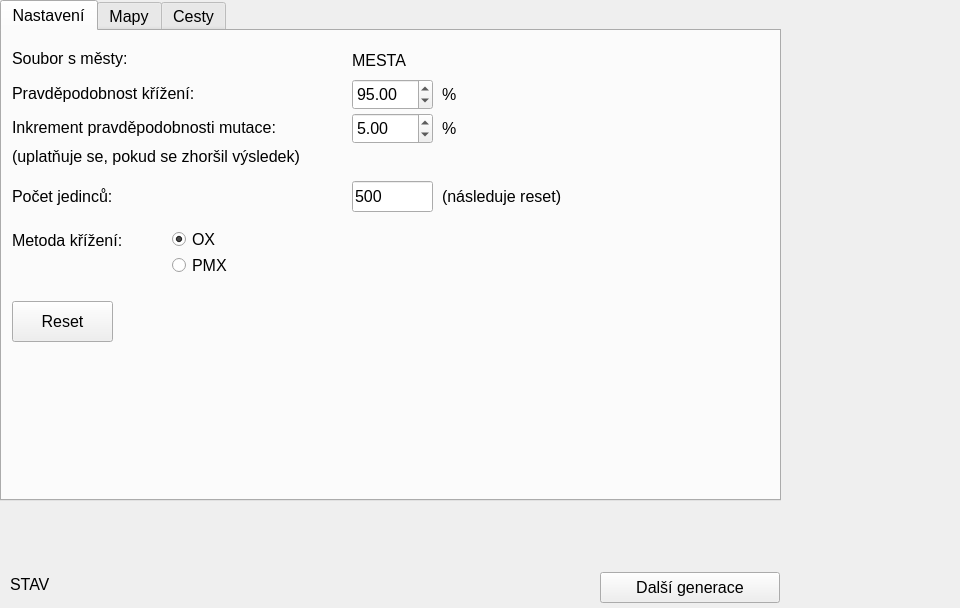
<?xml version="1.0" encoding="UTF-8"?>
<ui version="4.0">
 <class>MainWindow</class>
 <widget class="QMainWindow" name="MainWindow">
  <property name="geometry">
   <rect>
    <x>0</x>
    <y>0</y>
    <width>960</width>
    <height>608</height>
   </rect>
  </property>
  <property name="font">
   <font>
    <pointsize>12</pointsize>
   </font>
  </property>
  <property name="windowTitle">
   <string>Obchodní cestující</string>
  </property>
  <widget class="QWidget" name="centralwidget">
   <widget class="QTabWidget" name="tabWidget">
    <property name="geometry">
     <rect>
      <x>0</x>
      <y>0</y>
      <width>781</width>
      <height>501</height>
     </rect>
    </property>
    <property name="currentIndex">
     <number>0</number>
    </property>
    <widget class="QWidget" name="tabNastaveni">
     <attribute name="title">
      <string>Nastavení</string>
     </attribute>
     <widget class="QLabel" name="label">
      <property name="geometry">
       <rect>
        <x>10</x>
        <y>12</y>
        <width>231</width>
        <height>31</height>
       </rect>
      </property>
      <property name="text">
       <string>Soubor s městy:</string>
      </property>
     </widget>
     <widget class="QLabel" name="txtCsvFileName">
      <property name="geometry">
       <rect>
        <x>350</x>
        <y>14</y>
        <width>57</width>
        <height>31</height>
       </rect>
      </property>
      <property name="text">
       <string>MESTA</string>
      </property>
     </widget>
     <widget class="QLabel" name="label_2">
      <property name="geometry">
       <rect>
        <x>10</x>
        <y>47</y>
        <width>231</width>
        <height>31</height>
       </rect>
      </property>
      <property name="text">
       <string>Pravděpodobnost křížení:</string>
      </property>
     </widget>
     <widget class="QLabel" name="label_3">
      <property name="geometry">
       <rect>
        <x>10</x>
        <y>81</y>
        <width>331</width>
        <height>31</height>
       </rect>
      </property>
      <property name="text">
       <string>Inkrement pravděpodobnosti mutace:</string>
      </property>
     </widget>
     <widget class="QLabel" name="label_4">
      <property name="geometry">
       <rect>
        <x>440</x>
        <y>55</y>
        <width>21</width>
        <height>16</height>
       </rect>
      </property>
      <property name="text">
       <string>%</string>
      </property>
     </widget>
     <widget class="QLabel" name="label_5">
      <property name="geometry">
       <rect>
        <x>440</x>
        <y>89</y>
        <width>21</width>
        <height>16</height>
       </rect>
      </property>
      <property name="text">
       <string>%</string>
      </property>
     </widget>
     <widget class="QLineEdit" name="lineEdit_3">
      <property name="geometry">
       <rect>
        <x>350</x>
        <y>150</y>
        <width>81</width>
        <height>31</height>
       </rect>
      </property>
      <property name="text">
       <string>500</string>
      </property>
     </widget>
     <widget class="QLabel" name="label_6">
      <property name="geometry">
       <rect>
        <x>10</x>
        <y>150</y>
        <width>231</width>
        <height>31</height>
       </rect>
      </property>
      <property name="text">
       <string>Počet jedinců:</string>
      </property>
     </widget>
     <widget class="QDoubleSpinBox" name="doubleSpinBox">
      <property name="geometry">
       <rect>
        <x>350</x>
        <y>82</y>
        <width>81</width>
        <height>31</height>
       </rect>
      </property>
      <property name="maximum">
       <double>100.000000000000000</double>
      </property>
      <property name="value">
       <double>5.000000000000000</double>
      </property>
     </widget>
     <widget class="QDoubleSpinBox" name="doubleSpinBox_2">
      <property name="geometry">
       <rect>
        <x>350</x>
        <y>48</y>
        <width>81</width>
        <height>31</height>
       </rect>
      </property>
      <property name="maximum">
       <double>100.000000000000000</double>
      </property>
      <property name="value">
       <double>95.000000000000000</double>
      </property>
     </widget>
     <widget class="QLabel" name="label_7">
      <property name="geometry">
       <rect>
        <x>10</x>
        <y>194</y>
        <width>231</width>
        <height>31</height>
       </rect>
      </property>
      <property name="text">
       <string>Metoda křížení:</string>
      </property>
     </widget>
     <widget class="QRadioButton" name="radioButton">
      <property name="geometry">
       <rect>
        <x>170</x>
        <y>198</y>
        <width>99</width>
        <height>21</height>
       </rect>
      </property>
      <property name="text">
       <string>OX</string>
      </property>
      <property name="checked">
       <bool>true</bool>
      </property>
     </widget>
     <widget class="QRadioButton" name="radioButton_2">
      <property name="geometry">
       <rect>
        <x>170</x>
        <y>224</y>
        <width>99</width>
        <height>21</height>
       </rect>
      </property>
      <property name="text">
       <string>PMX</string>
      </property>
     </widget>
     <widget class="QLabel" name="label_8">
      <property name="geometry">
       <rect>
        <x>440</x>
        <y>150</y>
        <width>161</width>
        <height>31</height>
       </rect>
      </property>
      <property name="text">
       <string>(následuje reset)</string>
      </property>
     </widget>
     <widget class="QLabel" name="label_9">
      <property name="geometry">
       <rect>
        <x>10</x>
        <y>110</y>
        <width>371</width>
        <height>31</height>
       </rect>
      </property>
      <property name="text">
       <string>(uplatňuje se, pokud se zhoršil výsledek)</string>
      </property>
     </widget>
     <widget class="QPushButton" name="pushButton">
      <property name="geometry">
       <rect>
        <x>10</x>
        <y>270</y>
        <width>101</width>
        <height>41</height>
       </rect>
      </property>
      <property name="text">
       <string>Reset</string>
      </property>
     </widget>
    </widget>
    <widget class="QWidget" name="tabGeny">
     <attribute name="title">
      <string>Mapy</string>
     </attribute>
     <widget class="QGraphicsView" name="graphicsView">
      <property name="geometry">
       <rect>
        <x>0</x>
        <y>0</y>
        <width>256</width>
        <height>192</height>
       </rect>
      </property>
     </widget>
    </widget>
    <widget class="QWidget" name="tabVizualizace">
     <attribute name="title">
      <string>Cesty</string>
     </attribute>
     <widget class="QListWidget" name="cesty">
      <property name="geometry">
       <rect>
        <x>0</x>
        <y>0</y>
        <width>256</width>
        <height>192</height>
       </rect>
      </property>
      <property name="sizePolicy">
       <sizepolicy hsizetype="Expanding" vsizetype="Expanding">
        <horstretch>0</horstretch>
        <verstretch>0</verstretch>
       </sizepolicy>
      </property>
     </widget>
    </widget>
   </widget>
   <widget class="QLabel" name="txtStav">
    <property name="geometry">
     <rect>
      <x>10</x>
      <y>574</y>
      <width>57</width>
      <height>21</height>
     </rect>
    </property>
    <property name="text">
     <string>STAV</string>
    </property>
   </widget>
   <widget class="QPushButton" name="btnDalsi">
    <property name="geometry">
     <rect>
      <x>600</x>
      <y>572</y>
      <width>180</width>
      <height>31</height>
     </rect>
    </property>
    <property name="text">
     <string>Další generace</string>
    </property>
   </widget>
  </widget>
 </widget>
 <resources/>
 <connections/>
</ui>
